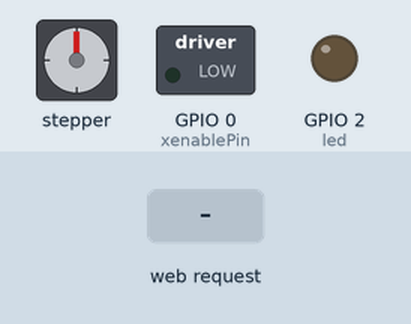
Bench run of a sketch on a simulated ESP8266 (NodeMCU). Parts: stepper motor, switched loads named in the sketch (green lamp = pin HIGH), output pins drawn as LEDs (lit = HIGH). Dashed ring = blinking. Inputs (shaded band) come from the test bench. WiFi joins after 1.5 s; servers stay silent unless stated; stepper angles assume 200 steps per turn; what the sketch prints to the serial monitor is not drawn.

Above: at 4.7 s.
4.8 s: HTTP request GET /1/ received
At 6.1 s:
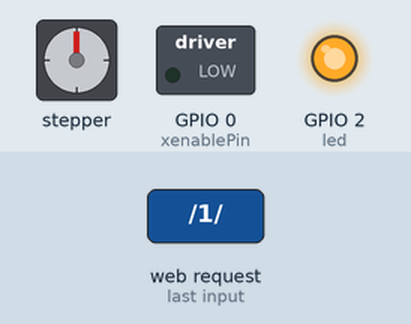
7.8 s: HTTP request GET /2/ received
At 9.6 s:
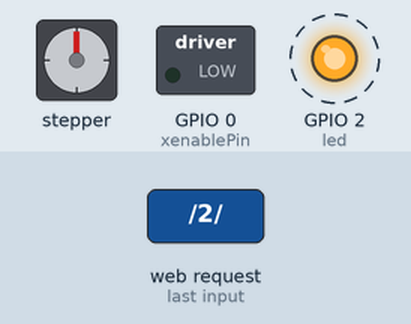
10.8 s: HTTP request GET /1/?spd=1 received
Timing chart, 0 to 15.3 s (numbered marks = the images above; inputs shaded):
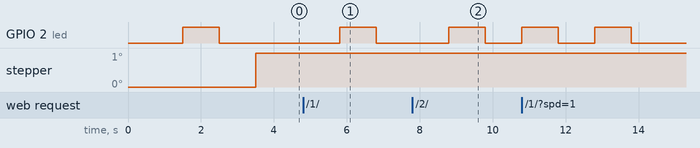

The sketch:

8_ESP8266-AccelStepperMotor.ino
```cpp
#include <ESP8266WiFi.h>
#include <WiFiClient.h>
#include <ESP8266WebServer.h>
#include <ESP8266mDNS.h>
#include <AccelStepper.h>
#ifndef STASSID
#define STASSID "CU_W"
#define STAPSK "Aa123456"
#endif

const int xdirPin = 14;     // D5方向控制引脚
const int xstepPin = 16;    // D2步进控制引脚
const int xenablePin = 0;  // D8使能控制引脚
const int moveSteps = 200;    //运行步数
const int led = 2;

AccelStepper stepper1 = AccelStepper(1,xstepPin,xdirPin);
const char* ssid = STASSID;
const char* password = STAPSK;
ESP8266WebServer server(80);
float maxspeed = 1500.0;
float rspeed = 700.0;
bool running = false;

void handleSpeedChange() {
   String message = "";
   String spd = "";
   float speed = 0;
  //  float rspeed = 0;
    if (server.arg("spd")== "")//Parameter 'spd' not found
    {
      // message = "Speed Argument not found";
      }else{     //Parameter found
      message = "Speed=" ;
      message += server.arg("spd");//Gets the value of the query parameter
      spd = server.arg("spd");
      speed = spd.toFloat();
      }
  Serial.println(message);
  rspeed = ( speed / 100.0 ) * 1000.0;
  // rspeed = 500;
  message = rspeed;
  Serial.println("Real time speed = ");
  Serial.println(message);
  server.send(200, "text/plain", "Speed changed");  //Returns the HTTP response
 }

 void handle1() {
  for(int i=0; i < 1; i++){
    digitalWrite(led, LOW);
    delay(1000);
    digitalWrite(led, HIGH);
    delay(1000);
    server.send(200, "text/plain", "Blink LED 1");  //Returns the HTTP response
  }
  digitalWrite(led, LOW);
}

void handle2() {
for(int i=0;i < 2; i++){
    digitalWrite(led, LOW);
    delay(1000);
    digitalWrite(led, HIGH);
    delay(1000);
    server.send(200, "text/plain", "Blink LED 2");  //Returns the HTTP response
  }
  digitalWrite(led, LOW);
}

 void handle5() {
   running = !running;
   if (rspeed < 0) { rspeed = 0 - rspeed; }
  // digitalWrite(xdirPin, HIGH); //"Set run as clockwise
  server.send(200, "text/plain", "Set run as clockwise");
 }

void handle4() {
 running = !running;
//  rspeed = 900;
  if (rspeed > 0) { rspeed = 0 - rspeed; }
//  digitalWrite(xdirPin, LOW);//"Set run as anti-clockwise
  server.send(200, "text/plain", "Set run as anti-clockwise");
 }

void handleRoot() { server.send(200, "text/plain", "Root path of esp8266!\r\n");}

void setup(void) {
  Serial.begin(115200);
  WiFi.mode(WIFI_STA);
  WiFi.begin(ssid, password);
  Serial.println("");
  pinMode(led, OUTPUT);
  digitalWrite(led, LOW);

  // Wait for connection
  while (WiFi.status() != WL_CONNECTED) {
    delay(500);
    Serial.print(".");
  }
  Serial.println("");
  Serial.print("Connected to ");
  Serial.println(ssid);
  Serial.print("IP address: ");
  Serial.println(WiFi.localIP());

  pinMode(xstepPin,OUTPUT);     // Arduino控制A4988步进引脚为输出模式
  pinMode(xdirPin,OUTPUT);      // Arduino控制A4988方向引脚为输出模式
  // digitalWrite(xdirPin,HIGH);
  pinMode(xenablePin,OUTPUT);   // Arduino控制A4988使能引脚为输出模式
  digitalWrite(xenablePin,LOW); // 将使能控制引脚设置为低电平从而让电机驱动板进入工作状态
  // running = false;
  stepper1.setMaxSpeed(maxspeed);     // 设置电机最大速度300
  stepper1.setAcceleration(100.0);  // 设置电机加速度20.0
  rspeed = 900.0;//Initial speed

  server.on("/", handleRoot);
  server.on("/1/", handle1);
  server.on("/2/", handle2);
  server.on("/4/", handle4);
  server.on("/5/", handle5);
  server.on("/speed", handleSpeedChange);

  server.begin();
  Serial.println("HTTP server started");

  digitalWrite(led,HIGH);
  delay(1000);
  digitalWrite(led,LOW);
  delay(1000);
}

void loop(void) {
  server.handleClient();
  if( running )
 {
   stepper1.stop();
 }
  else
  {
  stepper1.enableOutputs();
  stepper1.setCurrentPosition(0);
  Serial.println(rspeed);
  stepper1.setSpeed(rspeed);
  stepper1.runSpeed();
  }
}
```

Measured:
- after the input at 4.8 s, GPIO 2 (led): LOW → HIGH after 1.0 s, → LOW 1.0 s later
- after the input at 7.8 s, GPIO 2 (led): LOW → HIGH after 1.0 s, → LOW 1.0 s later
